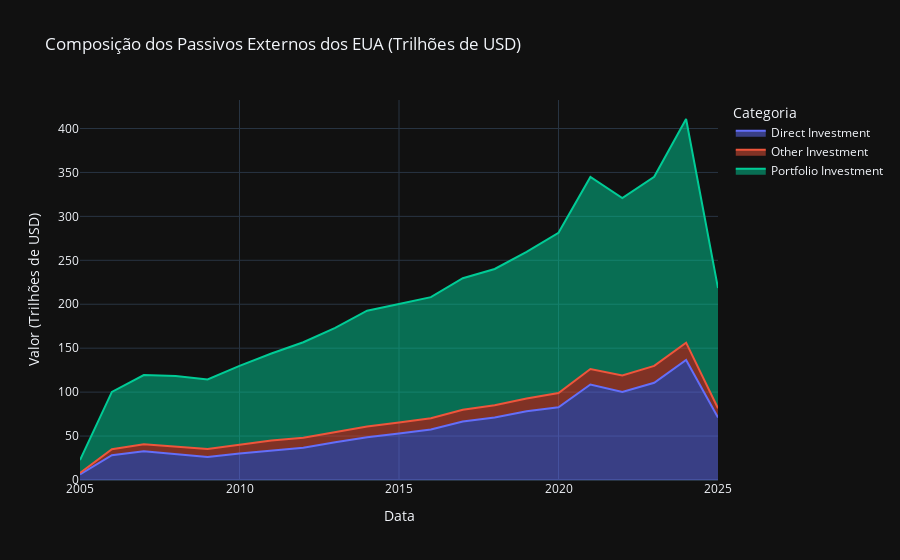

Notebook code cell kept with this figure:
### Markdown cell above
O gráfico demonstra que os Estados Unidos não são apenas o maior devedor, mas também uma das nações mais globalizadas financeiramente. Tanto seus ativos (o que os EUA possuem no exterior) quanto seus passivos (o que o resto do mundo possui nos EUA) são enormes e crescentes.

A NIIP negativa resulta do fato de que seus passivos (linha vermelha) têm crescido consistentemente a uma taxa mais rápida do que seus ativos (linha azul). Isso significa que o mundo investe mais nos EUA do que os EUA investem no mundo. A questão crucial, então, é entender a natureza desses investimentos que financiam o déficit americano.

### Code cell
indicator_map = {
    'D': 'Direct Investment', 'D_F5': 'Direct Investment',
    'P_MV': 'Portfolio Investment', 'P_F5_MV': 'Portfolio Investment', 'P_F3_MV': 'Portfolio Investment',
    'O_FL1': 'Other Investment', 'O_F2_NV': 'Other Investment', 'O_F81': 'Other Investment', 'O_F12': 'Other Investment',
    'R_F11_MV': 'Reserve Assets', 'R_FK_MV': 'Reserve Assets'
}

def map_indicator(indicator):
    for key, value in indicator_map.items():
        if key in indicator:
            return value
    return 'Uncategorized'

df['category'] = df['indicator'].apply(map_indicator)
composition_data = df[df['category']!= 'Uncategorized'].groupby(['country', 'year', 'accounting_entry', 'category'])['value_trillions'].sum().reset_index()


usa_liabilities = composition_data[(composition_data['country'] == 'USA') & (composition_data['accounting_entry'] == 'L_P')]
fig_usa = px.area(usa_liabilities, x='year', y='value_trillions', color='category',
                  title='Composição dos Passivos Externos dos EUA (Trilhões de USD)',
                  labels={'year': 'Data', 'value_trillions': 'Valor (Trilhões de USD)', 'category': 'Categoria'})
fig_usa.show()

### Figure 1 — Plotly figure (JSON) as saved in the notebook; plotly's stock layout.template omitted (floating-point values rounded to 4 significant figures)
{"data": [{"fillpattern": {"shape": ""}, "hovertemplate": "Categoria=Direct Investment<br>Data=%{x}<br>Valor (Trilhões de USD)=%{y}<extra></extra>", "legendgroup": "Direct Investment", "line": {"color": "#636efa"}, "marker": {"symbol": "circle"}, "mode": "lines", "name": "Direct Investment", "orientation": "v", "showlegend": true, "stackgroup": "1", "type": "scatter", "x": [2005, 2006, 2007, 2008, 2009, 2010, 2011, 2012, 2013, 2014, 2015, 2016, 2017, 2018, 2019, 2020, 2021, 2022, 2023, 2024, 2025], "xaxis": "x", "y": [6.454, 28.23, 32.67, 29.27, 26.2, 30.23, 33.41, 36.75, 42.89, 48.58, 52.91, 57.57, 66.48, 71.2, 78.35, 82.71, 108.7, 100.2, 110.7, 136.5, 71.2], "yaxis": "y"}, {"fillpattern": {"shape": ""}, "hovertemplate": "Categoria=Other Investment<br>Data=%{x}<br>Valor (Trilhões de USD)=%{y}<extra></extra>", "legendgroup": "Other Investment", "line": {"color": "#EF553B"}, "marker": {"symbol": "circle"}, "mode": "lines", "name": "Other Investment", "orientation": "v", "showlegend": true, "stackgroup": "1", "type": "scatter", "x": [2005, 2006, 2007, 2008, 2009, 2010, 2011, 2012, 2013, 2014, 2015, 2016, 2017, 2018, 2019, 2020, 2021, 2022, 2023, 2024, 2025], "xaxis": "x", "y": [1.498, 6.825, 7.942, 9.006, 9.111, 9.905, 11.53, 11.23, 11.43, 12.37, 12.47, 12.74, 13.53, 13.83, 14.5, 16.31, 17.53, 18.74, 19.23, 19.78, 10.41], "yaxis": "y"}, {"fillpattern": {"shape": ""}, "hovertemplate": "Categoria=Portfolio Investment<br>Data=%{x}<br>Valor (Trilhões de USD)=%{y}<extra></extra>", "legendgroup": "Portfolio Investment", "line": {"color": "#00cc96"}, "marker": {"symbol": "circle"}, "mode": "lines", "name": "Portfolio Investment", "orientation": "v", "showlegend": true, "stackgroup": "1", "type": "scatter", "x": [2005, 2006, 2007, 2008, 2009, 2010, 2011, 2012, 2013, 2014, 2015, 2016, 2017, 2018, 2019, 2020, 2021, 2022, 2023, 2024, 2025], "xaxis": "x", "y": [14.68, 65.16, 78.82, 80.1, 79.03, 89.78, 99.02, 108.8, 118.9, 131.7, 134.9, 137.8, 149.6, 155.1, 166.7, 182.4, 218.7, 202.0, 215.2, 254.5, 136.8], "yaxis": "y"}], "layout": {"legend": {"title": {"text": "Categoria"}, "tracegroupgap": 0}, "title": {"text": "Composição dos Passivos Externos dos EUA (Trilhões de USD)"}, "xaxis": {"anchor": "y", "domain": [0, 1], "title": {"text": "Data"}}, "yaxis": {"anchor": "x", "domain": [0, 1], "title": {"text": "Valor (Trilhões de USD)"}}}}
